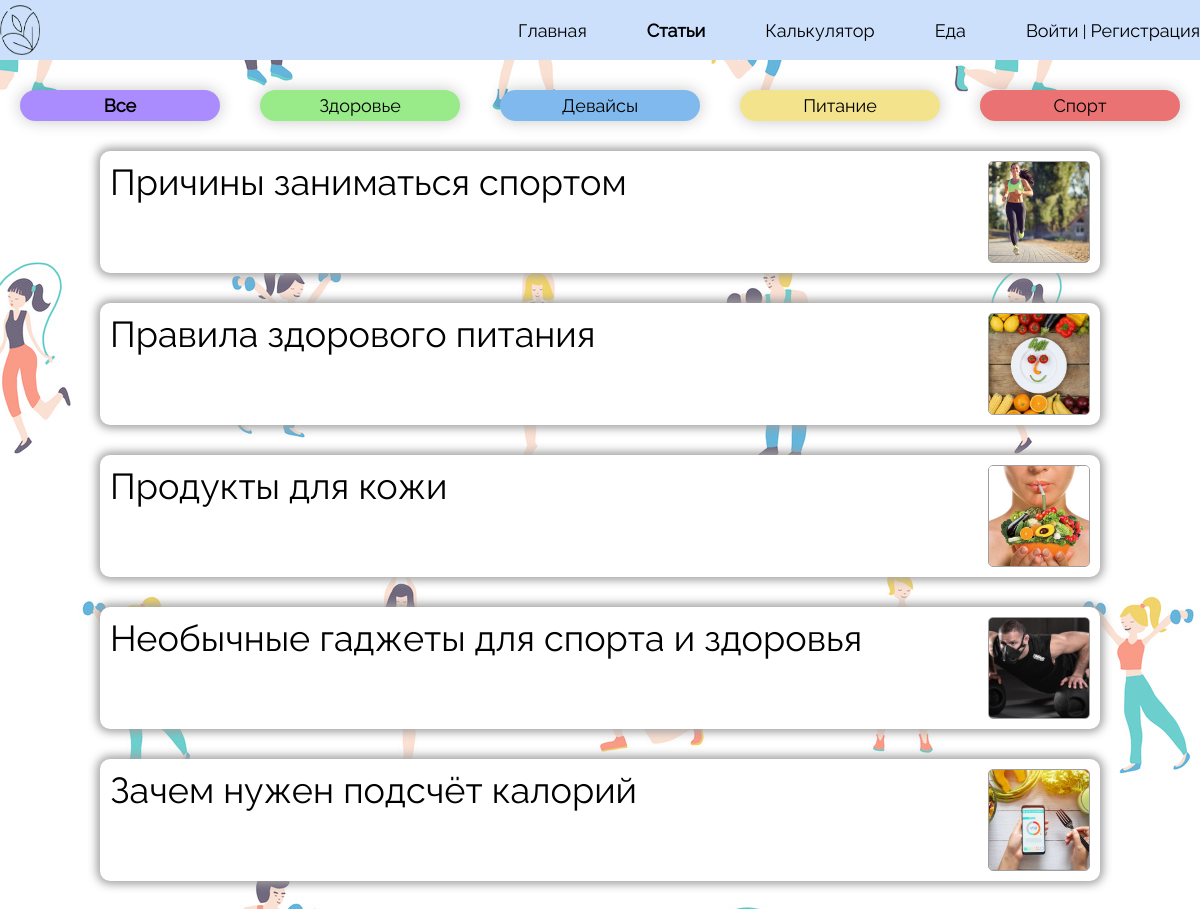
/articles, run on an earlier commit of the app's database.
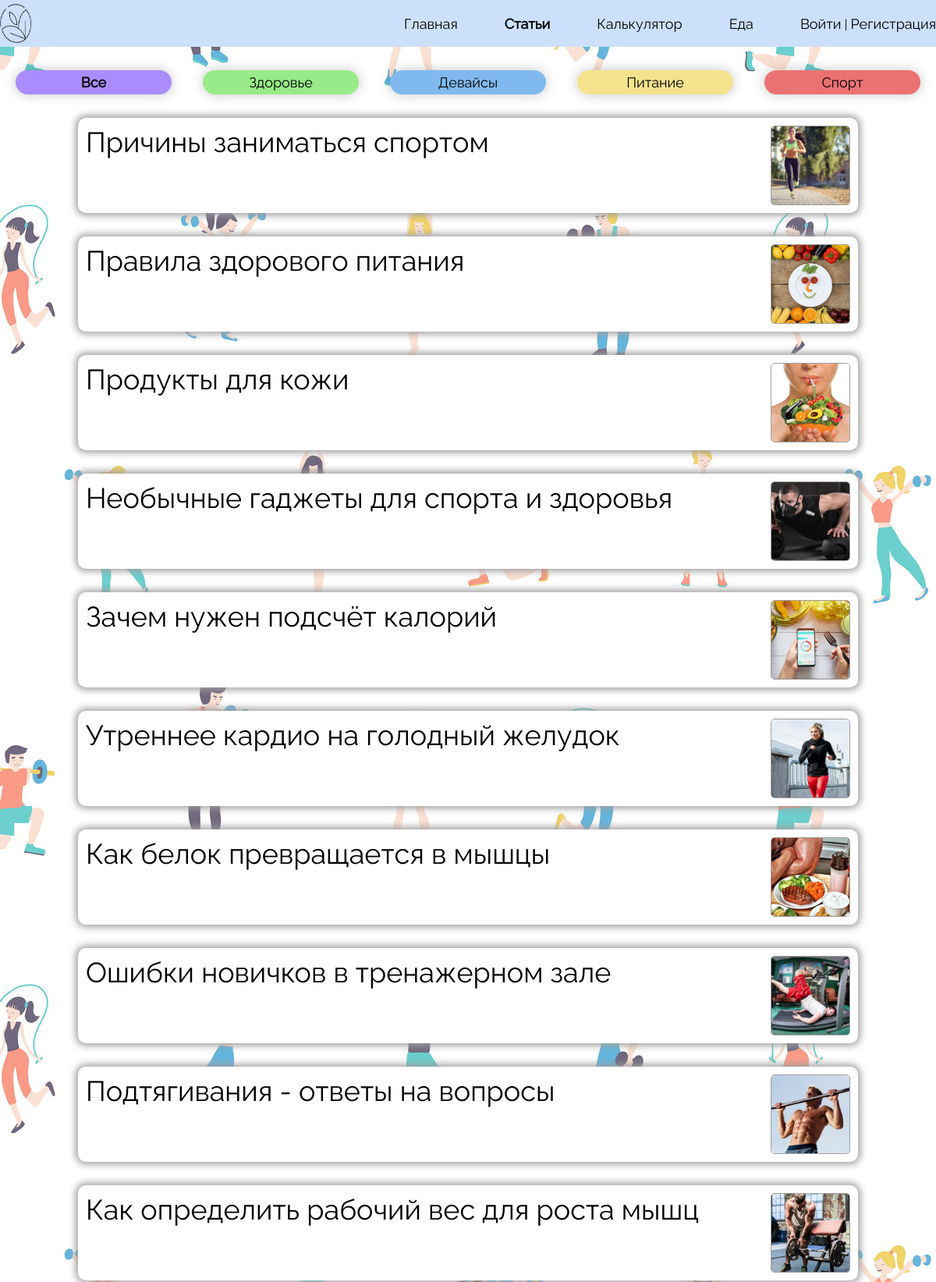
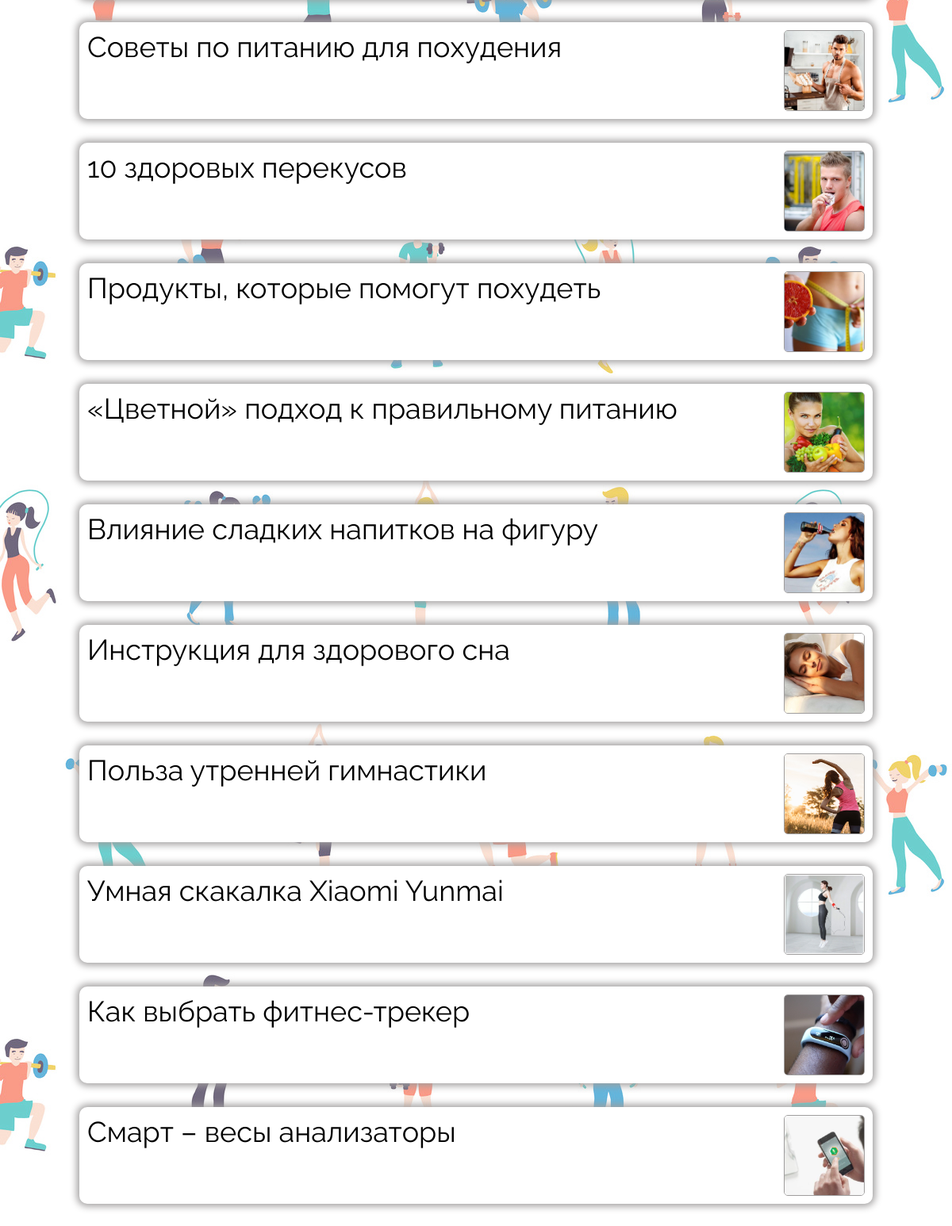
And on a later commit of the database (2 pictures, top to bottom).
### articles/models.py (models this page shows, shortened)
class Article(models.Model):
    title = models.CharField(max_length=255)
    slag = models.SlugField(max_length=255, unique=True, db_index=True, verbose_name="URL")
    content = models.TextField(blank=True)
    photo = models.ImageField(upload_to="photos/%Y/%m/%d")
    time_create = models.DateTimeField(auto_now_add=True)
    time_update = models.DateTimeField(auto_now=True)
    is_published = models.BooleanField(default=True)
    category = models.ForeignKey(Category, on_delete=models.PROTECT)
    class Meta:
        verbose_name = 'Статьи'
        verbose_name_plural = 'Статьи'

### articles/views.py (the view)
# urls.py: path('articles', views.allArticles, name='articles'),
def allArticles(request):
    titlesOfArticles = Article.objects.all()
    return render(request, 'articles/articles.html', {'titlesOfArticles': titlesOfArticles,'title': 'Статьи'})

### articles/templates/articles/articles.html (shortened to what this page needs)
{% load static %}
<!DOCTYPE html>
<html lang="ru">
<head>
    <link href="{% static 'articles/css/style_articles.css' %}" rel="stylesheet">
</head>
<body style="background-image: url('{% static 'articles/img/pattern_article.jpg' %}'); background-size: auto;">
        <header>
                <div class = container>
                    <div class="head">
                        <a href="{% url 'home' %}"><img src="{% static 'registration/img/iconLogo.png' %}" alt="" class="logo"></a>
                        <nav class="navigation">
                            <ul class="menu">
                                <li class="text">
                                    <a href="{% url 'home' %}">Главная</a>
                                </li>
                                <li class="text">
                                    <a href="{% url 'articles' %}" style="font-weight: bold">Статьи</a>
                                </li>
                                <li class="text">
                                    <a href="{% url 'calculator' %}">Калькулятор</a>
                                </li>
                                <li class="text">
                                    <a href="{% url 'product_selection' %}">Еда</a>
                                </li>
                                {% if request.user.is_authenticated %}
                                    <li class="text">
                                        <a href="{% url 'personalArea' %}">{{ user.username }} | Личный кабинет</a>
                                    </li>
                                {% else %}
                                    <li class="text">
                                        <a href="{% url 'login' %}">Войти</a> | <a href="{% url 'registration_field' %}">Регистрация</a>
                                    </li>
                                {% endif %}
                            </ul>
                        </nav>
                    </div>
                </div>
        </header>
<div id="wrapper">
       <div class="choiceTopic">
           <div class="all" onclick="location.href='{% url 'articles' %}';"><a href="{% url 'articles' %}">Все</a></div>
           <div class="health" onclick="location.href='{% url 'articles_health' %}';"><a href="{% url 'articles_health' %}">Здоровье</a></div>
           <div class="devices" onclick="location.href='{% url 'articles_devices' %}';"><a href="{% url 'articles_devices' %}">Девайсы</a></div>
           <div class="food" onclick="location.href='{% url 'articles_food' %}';"><a href="{% url 'articles_food' %}">Питание</a></div>
           <div class="sport" onclick="location.href='{% url 'articles_sport' %}';"><a href="{% url 'articles_sport' %}">Спорт</a></div>
       </div>
       <div class="listOfTitles">
           {% for a in titlesOfArticles%}
               <div class="Article" onclick="location.href='{% url 'certainArticle' a.slag %}';">
               <a href="{% url 'certainArticle' a.slag %}">{{a.title}}</a>
               <img class="photoOfArticle" src="{{ a.photo.url }}">
               </div>
           {% endfor %}
       </div>
   </div>
</body>
</html>

What changed in the data, as far as the page shows it:
added Article: title "Утреннее кардио на голодный желудок", photo (picture)
added Article: title "Как белок превращается в мышцы", photo (picture)
added Article: title "Ошибки новичков в тренажерном зале", photo (picture)
added Article: title "Подтягивания - ответы на вопросы", photo (picture)
added Article: title "Как определить рабочий вес для роста мышц", photo (picture)
added Article: title "Советы по питанию для похудения", photo (picture)
added Article: title "10 здоровых перекусов", photo (picture)
added Article: title "Продукты, которые помогут похудеть", photo (picture)
added Article: title "«Цветной» подход к правильному питанию", photo (picture)
added Article: title "Влияние сладких напитков на фигуру", photo (picture)
added Article: title "Инструкция для здорового сна", photo (picture)
added Article: title "Польза утренней гимнастики", photo (picture)
added Article: title "Умная скакалка Xiaomi Yunmai", photo (picture)
added Article: title "Как выбрать фитнес-трекер", photo (picture)
added Article: title "Смарт – весы анализаторы", photo (picture)
